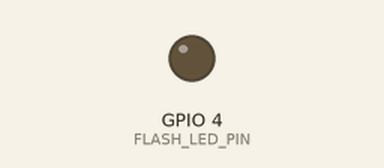
The sketch below on a simulated ESP32. Parts: output pins drawn as LEDs (lit = HIGH). The camera gives no picture; what the sketch prints to the serial monitor is not drawn.

Above: at 16.3 s.
At 31.41 s:
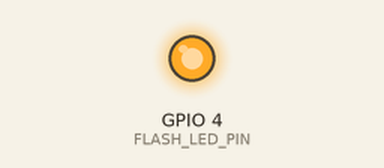
Timing chart, 0 to 40.3 s (numbered marks = the images above):
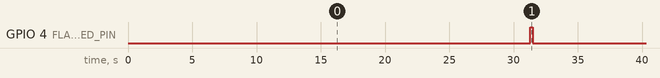

Measured:
- by itself, GPIO 4 (FLASH_LED_PIN): alternates HIGH for 0.21 s and LOW for 29.8 s

The sketch:

cam2.ino
```cpp
/*
 * ============================================================
 *  ESP32-CAM #2 — Deteksi Hama + Kirim ke CAM#1 (Relay)
 *  Politeknik Manufaktur Bandung | Teknik Otomasi Mekatronika
 * ============================================================
 *
 *  FUNGSI:
 *  - Deteksi blob hama setiap 30 detik
 *  - Kirim hasil ke CAM#1 via UART (bukan langsung ke Master)
 *  - CAM#1 yang meneruskan ke Master
 *
 *  WIRING:
 *  CAM#2 TX (pin15/UOT) → CAM#1 pin14 (RX)
 *  CAM#2 GND            → GND CAM#1
 *  CAM#2 5V             → 5V (power terpisah atau dari master)
 *
 *  SERIAL:
 *  Serial (UART0, pin1/UOT) dipakai untuk kirim ke CAM#1
 *  CATATAN: CAM#2 tidak perlu konek ke ESP32 Master sama sekali.
 * ============================================================
 */

#include "esp_camera.h"
#include "soc/soc.h"
#include "soc/rtc_cntl_reg.h"

// ─────────────────────────────────────────
//  KONFIGURASI
// ─────────────────────────────────────────
#define CAM_ID            2
#define CAPTURE_INTERVAL  30000
#define MIN_BLOB_SIZE     8
#define MAX_BLOB_SIZE     500
#define DELTA_ALERT       10

// Kirim ke CAM#1 via Serial bawaan (UOT = TX pin15)
// Serial.printf() langsung kirim ke CAM#1 pin14 (RX)

// ─────────────────────────────────────────
//  PIN KAMERA AI THINKER
// ─────────────────────────────────────────
#define CAM_PIN_PWDN    32
#define CAM_PIN_RESET   -1
#define CAM_PIN_XCLK     0
#define CAM_PIN_SIOD    26
#define CAM_PIN_SIOC    27
#define CAM_PIN_D7      35
#define CAM_PIN_D6      34
#define CAM_PIN_D5      39
#define CAM_PIN_D4      36
#define CAM_PIN_D3      21
#define CAM_PIN_D2      19
#define CAM_PIN_D1      18
#define CAM_PIN_D0       5
#define CAM_PIN_VSYNC   25
#define CAM_PIN_HREF    23
#define CAM_PIN_PCLK    22
#define FLASH_LED_PIN    4

// ─────────────────────────────────────────
//  RANGE WARNA KUNING TRAP
// ─────────────────────────────────────────
#define YELLOW_R_MIN  140
#define YELLOW_G_MIN  120
#define YELLOW_B_MAX   80

// ─────────────────────────────────────────
//  VARIABEL GLOBAL
// ─────────────────────────────────────────
int      countHariIni  = 0;
int      countKemarin  = 0;
bool     cameraReady   = false;
uint32_t lastCapture   = 0;

uint8_t* maskBuffer = nullptr;
bool*    visited    = nullptr;

// ─────────────────────────────────────────
//  INIT KAMERA
// ─────────────────────────────────────────
bool initCamera() {
  camera_config_t config;
  config.ledc_channel = LEDC_CHANNEL_0;
  config.ledc_timer   = LEDC_TIMER_0;
  config.pin_d0 = CAM_PIN_D0; config.pin_d1 = CAM_PIN_D1;
  config.pin_d2 = CAM_PIN_D2; config.pin_d3 = CAM_PIN_D3;
  config.pin_d4 = CAM_PIN_D4; config.pin_d5 = CAM_PIN_D5;
  config.pin_d6 = CAM_PIN_D6; config.pin_d7 = CAM_PIN_D7;
  config.pin_xclk     = CAM_PIN_XCLK;
  config.pin_pclk     = CAM_PIN_PCLK;
  config.pin_vsync    = CAM_PIN_VSYNC;
  config.pin_href     = CAM_PIN_HREF;
  config.pin_sscb_sda = CAM_PIN_SIOD;
  config.pin_sscb_scl = CAM_PIN_SIOC;
  config.pin_pwdn     = CAM_PIN_PWDN;
  config.pin_reset    = CAM_PIN_RESET;
  config.xclk_freq_hz = 20000000;
  config.pixel_format = PIXFORMAT_RGB565;

  if (psramFound()) {
    config.frame_size   = FRAMESIZE_VGA;
    config.jpeg_quality = 10;
    config.fb_count     = 2;
  } else {
    config.frame_size   = FRAMESIZE_QVGA;
    config.jpeg_quality = 12;
    config.fb_count     = 1;
  }

  if (esp_camera_init(&config) != ESP_OK) {
    Serial.printf("[CAM%d] Init gagal!\n", CAM_ID);
    return false;
  }

  sensor_t* s = esp_camera_sensor_get();
  s->set_brightness(s, 1);
  s->set_contrast(s, 1);
  s->set_saturation(s, 1);
  s->set_whitebal(s, 1);
  s->set_awb_gain(s, 1);
  s->set_exposure_ctrl(s, 1);
  s->set_aec2(s, 1);
  s->set_gain_ctrl(s, 1);

  Serial.printf("[CAM%d] Kamera siap ✓\n", CAM_ID);
  return true;
}

// ─────────────────────────────────────────
//  DETEKSI WARNA
// ─────────────────────────────────────────
void rgb565ToRGB(uint16_t p, uint8_t &r, uint8_t &g, uint8_t &b) {
  r = ((p >> 11) & 0x1F) * 255 / 31;
  g = ((p >> 5)  & 0x3F) * 255 / 63;
  b = ( p        & 0x1F) * 255 / 31;
}

bool isYellow(uint8_t r, uint8_t g, uint8_t b) {
  return (r > YELLOW_R_MIN && g > YELLOW_G_MIN && b < YELLOW_B_MAX);
}

int floodFill(int sx, int sy, int w, int h) {
  static int qx[1000], qy[1000];
  int top = 0, count = 0;
  qx[top] = sx; qy[top] = sy; top++;
  while (top > 0) {
    top--;
    int x = qx[top], y = qy[top];
    if (x < 0 || x >= w || y < 0 || y >= h) continue;
    int idx = y * w + x;
    if (visited[idx] || !maskBuffer[idx]) continue;
    visited[idx] = true; count++;
    if (top < 996) {
      if (x+1 < w) { qx[top]=x+1; qy[top]=y;   top++; }
      if (x-1 >= 0){ qx[top]=x-1; qy[top]=y;   top++; }
      if (y+1 < h) { qx[top]=x;   qy[top]=y+1; top++; }
      if (y-1 >= 0){ qx[top]=x;   qy[top]=y-1; top++; }
    }
  }
  return count;
}

// ─────────────────────────────────────────
//  DETEKSI HAMA
// ─────────────────────────────────────────
int jalankanDeteksi() {
  digitalWrite(FLASH_LED_PIN, HIGH);
  delay(150);

  camera_fb_t* fb = esp_camera_fb_get();

  digitalWrite(FLASH_LED_PIN, LOW);

  if (!fb) {
    Serial.println("[CAM2] Gagal ambil frame!");
    return -1;
  }

  int w = fb->width, h = fb->height;
  uint16_t* px = (uint16_t*)fb->buf;
  memset(maskBuffer, 0, w * h);
  memset(visited,    0, w * h * sizeof(bool));

  for (int y = 0; y < h; y++) {
    for (int x = 0; x < w; x++) {
      uint16_t p = px[y*w+x];
      p = (p >> 8) | (p << 8);
      uint8_t r, g, b;
      rgb565ToRGB(p, r, g, b);
      if (!isYellow(r, g, b)) maskBuffer[y*w+x] = 1;
    }
  }

  int blobs = 0;
  for (int y = 0; y < h; y++) {
    for (int x = 0; x < w; x++) {
      int idx = y * w + x;
      if (maskBuffer[idx] && !visited[idx]) {
        int sz = floodFill(x, y, w, h);
        if (sz >= MIN_BLOB_SIZE && sz <= MAX_BLOB_SIZE) blobs++;
      }
    }
  }

  esp_camera_fb_return(fb);
  return blobs;
}

// ─────────────────────────────────────────
//  KIRIM LOG KE CAM#1 (RELAY)
//  Serial TX (pin15/UOT) → CAM#1 pin14 (RX)
// ─────────────────────────────────────────
void kirimKeCAM1(int count, int delta) {
  String status = (delta >= DELTA_ALERT) ? "BAHAYA" : "AMAN";

  Serial.printf("##LOG##{"
    "\"cam\":%d,"
    "\"count\":%d,"
    "\"delta\":%d,"
    "\"status\":\"%s\","
    "\"ip\":\"KABEL_RELAY\","
    "\"ts\":%lu"
    "}##END##\n",
    CAM_ID, count, delta, status.c_str(), millis() / 1000
  );
}

// ─────────────────────────────────────────
//  SETUP
// ─────────────────────────────────────────
void setup() {
  WRITE_PERI_REG(RTC_CNTL_BROWN_OUT_REG, 0);
  Serial.begin(115200);
  delay(500);

  Serial.printf("\n[CAM%d] Boot — Mode Relay ke CAM#1\n", CAM_ID);

  pinMode(FLASH_LED_PIN, OUTPUT);
  digitalWrite(FLASH_LED_PIN, LOW);

  // Alokasi buffer
  maskBuffer = (uint8_t*)malloc(320 * 240);
  visited    = (bool*)malloc(320 * 240 * sizeof(bool));
  if (!maskBuffer || !visited) {
    Serial.println("[ERROR] Alokasi buffer gagal!");
    while(1) delay(1000);
  }

  // Init kamera
  cameraReady = initCamera();
  if (!cameraReady) { delay(3000); ESP.restart(); }

  // Kirim boot log ke CAM#1
  delay(500);
  Serial.printf("##LOG##{"
    "\"cam\":2,\"count\":0,\"delta\":0,"
    "\"status\":\"READY\",\"ip\":\"KABEL_RELAY\",\"ts\":0"
    "}##END##\n"
  );

  lastCapture = millis();
  Serial.printf("[CAM%d] Siap. Kirim ke CAM#1 setiap %d detik...\n\n",
    CAM_ID, CAPTURE_INTERVAL / 1000);
}

// ─────────────────────────────────────────
//  LOOP
// ─────────────────────────────────────────
void loop() {
  uint32_t now = millis();

  if (now - lastCapture >= CAPTURE_INTERVAL) {
    lastCapture = now;
    Serial.printf("[CAM%d] Mulai deteksi...\n", CAM_ID);

    int jumlah = jalankanDeteksi();
    if (jumlah >= 0) {
      countHariIni = jumlah;
      int delta = max(0, countHariIni - countKemarin);
      Serial.printf("[CAM%d] Hasil: %d hama | Delta: +%d\n",
                    CAM_ID, countHariIni, delta);
      kirimKeCAM1(countHariIni, delta);
    }
  }

  delay(10);
}
```
